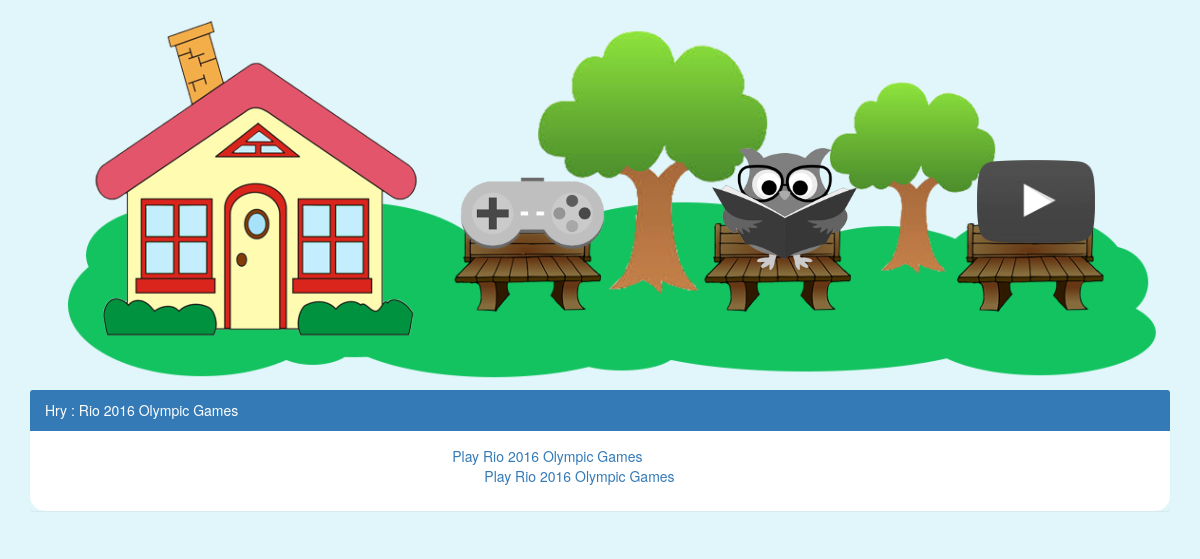
/games/game.php?game_id=4587, run on the app's committed database.
### tables this page shows
CREATE TABLE `game` (
  `name` varchar(50) NOT NULL,
  `game_id` int(11) NOT NULL,
  `big_icon_path` varchar(100) NOT NULL,
  `height` int(11) DEFAULT NULL,
  `width` int(11) DEFAULT NULL,
  `embed` varchar(600) DEFAULT NULL
);

### games/select_all_games.php (the view, shortened to what this page needs)
<?php
include "../db/connect.php";
if(isset($_GET['game_id'])){
    $game_id = $_GET['game_id'];
    $game = "SELECT * FROM game WHERE game_id=$game_id";
    $result = mysqli_query($conn, $game);
    $row = mysqli_fetch_assoc($result);
    $name = $row['name'];
    $embed = html_entity_decode($row['embed'],ENT_QUOTES, "UTF-8");
    $width = $row['width'];
    echo"
    <div class='panel-heading'>Hry : $name</div>
                <div class='panel-body' id='embedovana-hra'>
                            <div class='col-md-12 row'>
                                <div id='embed' style='width: $width;'>$embed</div>
                            </div>
                </div>
    </div>
        ";
}
?>

### css/homepage.css (style rules this page uses)
body { background-color: #e1f6fa; }
.panel-body { background-color: white; border-radius: 15px; border-top-right-radius: 0px; border-top-left-radius: 0px; border-color: #e1f6fa; }
.panel div.row { background-color: white; }
#embedovana-hra .row { max-width: 99%; }
#miniclip-game-embed { max-width: 94%; }
#embed { text-align: center; }

### data on the page
game: name "Rio 2016 Olympic Games", embed "Play Rio 2016 Olympic Games Play Rio 2016 Olympic Games"
